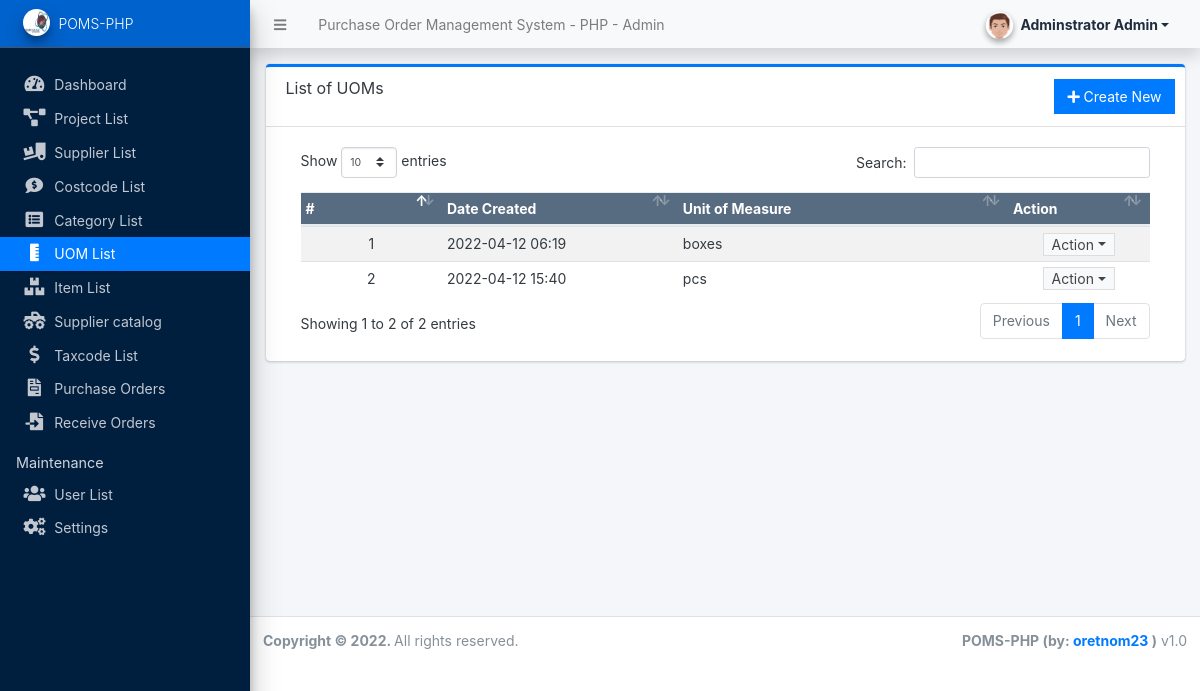
The page /admin/?page=uoms (signed in) on the database as committed earlier.
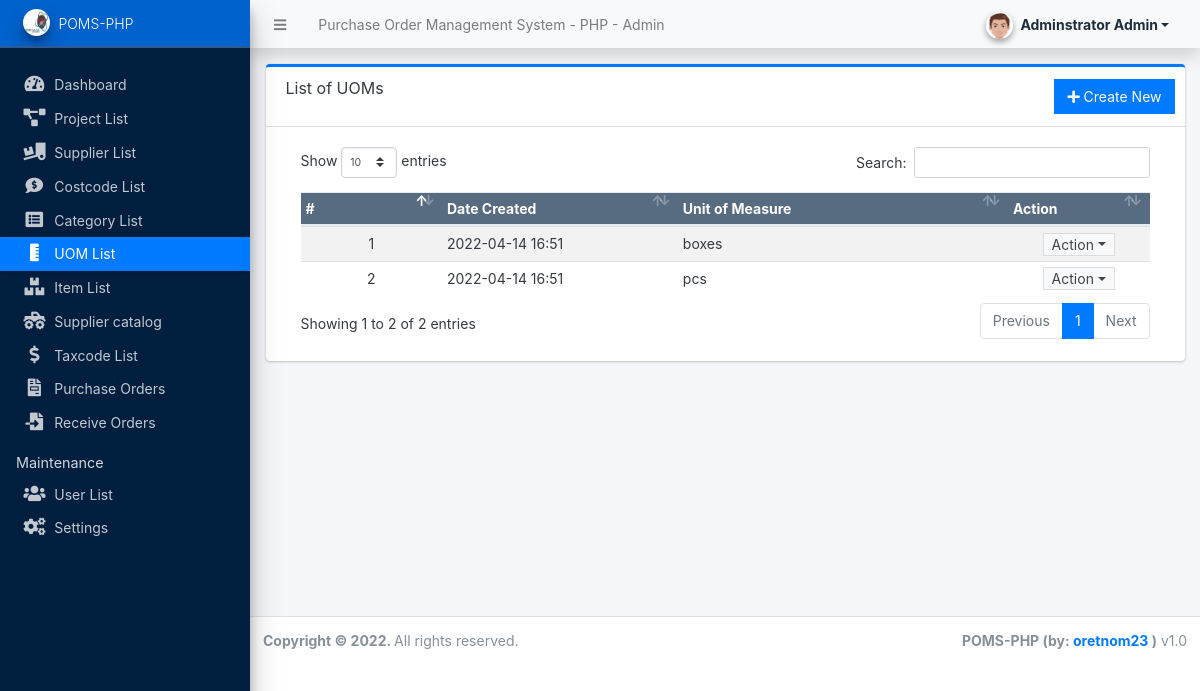
The same page on the database as committed later.
### tables this page shows
CREATE TABLE `uom_list` (
  `id` int(30) NOT NULL AUTO_INCREMENT,
  `name` varchar(250) NOT NULL,
  `date_created` datetime NOT NULL DEFAULT current_timestamp(),
  PRIMARY KEY (`id`)
);

### admin/uoms/index.php (the view, shortened to what this page needs)
<div class="card card-outline card-primary">
	<div class="card-header">
		<h3 class="card-title">List of UOMs</h3>
		<div class="card-tools">
			<a href="javascript:void(0)" id="create_new" class="btn btn-flat btn-primary"><span class="fas fa-plus"></span>  Create New</a>
		</div>
	</div>
	<div class="card-body">
		<div class="container-fluid">
        <div class="container-fluid">
			<table class="table table-hover table-striped">
				<colgroup>
					<col width="15%">
					<col width="25%">
					<col width="35%">
					<col width="15%">
				</colgroup>
				<thead>
					<tr class="bg-navy disabled">
						<th>#</th>
						<th>Date Created</th>
						<th>Unit of Measure</th>
						<th>Action</th>
					</tr>
				</thead>
				<tbody>
					<?php
					$i = 1;
					$qry = $conn->query("SELECT * from `uom_list` order by (`name`) asc ");
					while($row = $qry->fetch_assoc()):
					?>
						<tr>
							<td class="text-center"><?php echo $i++; ?></td>
							<td><?php echo date("Y-m-d H:i",strtotime($row['date_created'])) ?></td>
							<td><?php echo $row['name'] ?></td>
							<td align="center">
								 <button type="button" class="btn btn-flat btn-default btn-sm dropdown-toggle dropdown-icon py-0" data-toggle="dropdown">
				                  		Action
				                  </button>
							</td>
						</tr>
					<?php endwhile; ?>
				</tbody>
			</table>
		</div>
		</div>
	</div>
</div>

Rows that differ between the two databases and show on the page:
changed uom_list "boxes": date_created "2022-04-12 06:19" → "2022-04-14 16:51"
changed uom_list "pcs": date_created "2022-04-12 15:40" → "2022-04-14 16:51"
